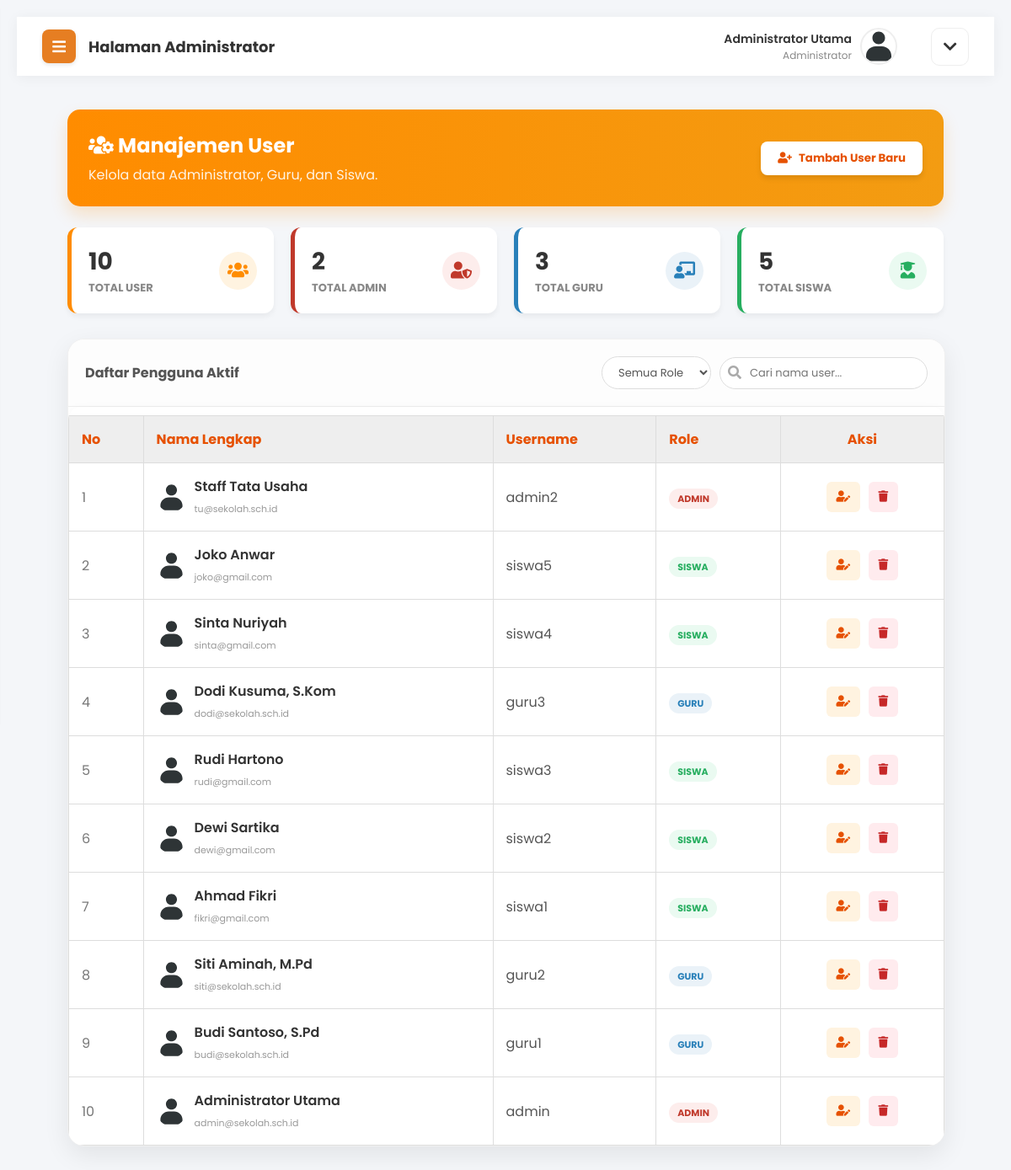
The page /admin/users.php (signed in) on the database its author committed.
### tables this page shows
CREATE TABLE `users` (
  `id_user` int(11) NOT NULL,
  `username` varchar(50) NOT NULL,
  `password` varchar(255) NOT NULL,
  `nama_lengkap` varchar(100) NOT NULL,
  `email` varchar(100) DEFAULT NULL,
  `role` enum('admin','guru','siswa') NOT NULL,
  `kelas_id` int(11) DEFAULT NULL,
  `foto_profil` varchar(255) DEFAULT 'default.jpg',
  `created_at` timestamp NOT NULL DEFAULT current_timestamp()
);

### admin/users.php (the view, shortened to what this page needs)
<?php include 'header.php'; ?>
<?php
$q_all   = mysqli_query($koneksi, "SELECT * FROM users");
$q_admin = mysqli_query($koneksi, "SELECT * FROM users WHERE role='admin'");
$q_guru  = mysqli_query($koneksi, "SELECT * FROM users WHERE role='guru'");
$q_siswa = mysqli_query($koneksi, "SELECT * FROM users WHERE role='siswa'");
$jml_all   = mysqli_num_rows($q_all);
$jml_admin = mysqli_num_rows($q_admin);
$jml_guru  = mysqli_num_rows($q_guru);
$jml_siswa = mysqli_num_rows($q_siswa);
?>
<div class="content-body" style="margin-top: -20px;">
    <div class="welcome-banner" style="background: linear-gradient(to right, #FF8C00, #F39C12); color: white; padding: 25px; border-radius: 15px; margin-bottom: 25px; box-shadow: 0 10px 20px rgba(255, 140, 0, 0.2);">
        <div style="display: flex; justify-content: space-between; align-items: center;">
            <div>
                <h2 style="margin: 0; font-size: 24px;"><i class="fas fa-users-cog"></i> Manajemen User</h2>
                <p style="margin: 5px 0 0 0; opacity: 0.9;">Kelola data Administrator, Guru, dan Siswa.</p>
            </div>
            <div>
                <button onclick="bukaModal()" class="btn-tambah" style="background: white; color: #E65100; border: none; padding: 10px 20px; border-radius: 8px; font-weight: bold; display: inline-flex; align-items: center; gap: 8px; cursor: pointer; box-shadow: 0 4px 6px rgba(0,0,0,0.1);">
                    <i class="fas fa-user-plus"></i> Tambah User Baru
                </button>
            </div>
        </div>
    </div>
    <div class="stats-grid">
        <div class="stat-card" style="border-left-color: #FF8C00;">
            <div class="stat-info"><h3><?php echo $jml_all; ?></h3><p>TOTAL USER</p></div>
            <div class="stat-icon" style="background: #FFF3E0; color: #FF8C00;"><i class="fas fa-users"></i></div>
        </div>
        <div class="stat-card" style="border-left-color: #c0392b;">
            <div class="stat-info"><h3><?php echo $jml_admin; ?></h3><p>TOTAL ADMIN</p></div>
            <div class="stat-icon" style="background: #fdedec; color: #c0392b;"><i class="fas fa-user-shield"></i></div>
        </div>
        <div class="stat-card" style="border-left-color: #2980b9;">
            <div class="stat-info"><h3><?php echo $jml_guru; ?></h3><p>TOTAL GURU</p></div>
            <div class="stat-icon" style="background: #eaf2f8; color: #2980b9;"><i class="fas fa-chalkboard-teacher"></i></div>
        </div>
        <div class="stat-card" style="border-left-color: #27ae60;">
            <div class="stat-info"><h3><?php echo $jml_siswa; ?></h3><p>TOTAL SISWA</p></div>
            <div class="stat-icon" style="background: #eafaf1; color: #27ae60;"><i class="fas fa-user-graduate"></i></div>
        </div>
    </div>
    <div class="modern-form-card" style="padding: 0; overflow: hidden; width: 100%; max-width: 100%;">
        <div style="padding: 20px; background: #fdfdfd; border-bottom: 1px solid #eee; display: flex; justify-content: space-between; align-items: center; flex-wrap: wrap; gap: 10px;">
            <h4 style="margin: 0; color: #555;">Daftar Pengguna Aktif</h4>
            <div style="display: flex; gap: 10px; align-items: center;">
                <select id="filterRole" onchange="searchTable()" style="padding: 8px 15px; border: 1px solid #ddd; border-radius: 20px; outline: none; font-size: 13px; cursor: pointer; background: white; color: #555;">
                    <option value="">Semua Role</option>
                </select>
                <div style="position: relative;">
                    <i class="fas fa-search" style="position: absolute; left: 10px; top: 10px; color: #aaa;"></i>
                    <input type="text" id="searchUser" onkeyup="searchTable()" placeholder="Cari nama user..." style="padding: 8px 10px 8px 35px; border: 1px solid #ddd; border-radius: 20px; outline: none; font-size: 13px; width: 200px;">
                </div>
            </div>
        </div>
        <div class="table-responsive">
            <table class="table table-striped" id="userTable" style="width: 100%; border-collapse: collapse;">
                <thead style="background: #FFF3E0; color: #E65100;">
                    <tr>
                        <th style="padding: 15px; text-align: left;">No</th>
                        <th style="padding: 15px; text-align: left;">Nama Lengkap</th>
                        <th style="padding: 15px; text-align: left;">Username</th>
                        <th style="padding: 15px; text-align: left;">Role</th>
                        <th style="padding: 15px; text-align: center;">Aksi</th>
                    </tr>
                </thead>
                <tbody>
                    <?php
                    $no = 1;
                    $data = mysqli_query($koneksi, "SELECT * FROM users ORDER BY id_user DESC");
                    while($d = mysqli_fetch_array($data)){
                        $foto = ($d['foto_profil'] && $d['foto_profil'] != 'default.jpg') ? "../uploads/profil/".$d['foto_profil'] : "../assets/img/avatar-default.svg";
                    ?>
                    <tr style="border-bottom: 1px solid #f0f0f0;">
                        <td style="padding: 15px; color: #777;"><?php echo $no++; ?></td>
                        <td style="padding: 15px;">
                            <div style="display: flex; align-items: center; gap: 10px;">
                                <img src="<?php echo $foto; ?>" style="width: 35px; height: 35px; border-radius: 50%; object-fit: cover;">
                                <div>
                                    <span style="font-weight: 600; color: #333;"><?php echo $d['nama_lengkap']; ?></span>
                                    <br><small style="color: #999; font-size: 11px;"><?php echo $d['email']; ?></small>
                                </div>
                            </div>
                        </td>
                        <td style="padding: 15px; color: #555;"><?php echo $d['username']; ?></td>
                        <td style="padding: 15px;">
                            <?php
                            if($d['role'] == "admin") echo "<span style='background: #fdedec; color: #c0392b; padding: 4px 10px; border-radius: 15px; font-size: 11px; font-weight: bold;'>ADMIN</span>";
                            else if($d['role'] == "guru") echo "<span style='background: #eaf2f8; color: #2980b9; padding: 4px 10px; border-radius: 15px; font-size: 11px; font-weight: bold;'>GURU</span>";
                            else echo "<span style='background: #eafaf1; color: #27ae60; padding: 4px 10px; border-radius: 15px; font-size: 11px; font-weight: bold;'>SISWA</span>";
                            ?>
                        </td>
                        <td style="padding: 15px; text-align: center;">
                            <button onclick="bukaModalEdit(
                                '<?php echo $d['id_user']; ?>',
                                '<?php echo addslashes($d['nama_lengkap']); ?>',
                                '<?php echo $d['username']; ?>',
                                '<?php echo $d['email']; ?>',
                                '<?php echo $d['role']; ?>'
                            )" class="btn-action edit" title="Edit" style="background: #FFF3E0; color: #E65100; padding: 8px 12px; border: none; border-radius: 6px; margin-right: 5px; cursor: pointer;">
                                <i class="fas fa-user-edit"></i>
                            </button>
                            <button onclick="konfirmasiHapus('<?php echo $d['id_user']; ?>')" class="btn-action delete" title="Hapus" style="background: #ffebee; color: #c62828; padding: 8px 12px; border: none; border-radius: 6px; cursor: pointer;">
                                <i class="fas fa-trash"></i>
                            </button>
                        </td>
                    </tr>
                    <?php } ?>
                </tbody>
            </table>
        </div>
    </div>
</div>
<?php include 'footer.php'; ?>

### assets/css/style.css (style rules this page uses)
body { background-color: #f4f6f9; font-family: 'Poppins', 'Segoe UI', sans-serif; margin: 0; height: 100vh; display: flex; justify-content: center; align-items: center; overflow: hidden; }
table { width: 100%; border-collapse: collapse; margin-top: 10px; }
table, th, td { border: 1px solid #ddd; }
th, td { padding: 12px; text-align: left; }
th { background-color: #eee; }
body, html { margin: 0; padding: 0; width: 100%; height: 100%; font-family: 'Poppins', sans-serif; overflow-x: hidden; }
body { background-color: #f4f6f9; font-family: 'Segoe UI', 'Poppins', sans-serif; margin: 0; overflow-x: hidden; }
.content-body { padding: 30px; flex: 1; }
.modern-form-card { background-color: #ffffff; width: 100%; max-width: 800px; padding: 40px; border-radius: 20px; box-shadow: 0 10px 30px rgba(0,0,0,0.08); border: 1px solid #f0f0f0; }
.table-responsive { overflow-x: auto; background: #fff; border-radius: 15px; box-shadow: 0 5px 15px rgba(0,0,0,0.05); }
@media screen and (max-width: 1440px) { .table-responsive { display: block; width: 100%; overflow-x: auto; } }
body.dashboard-body { height: auto !important; display: block !important; overflow-x: hidden !important; overflow-y: auto !important; }

### admin/header.php (style rules this page uses)
body, h1, h2, h3, h4, h5, h6, p, a, span, div, table, th, td, input, select, textarea, button { font-family: 'Poppins', sans-serif; }
body { -webkit-font-smoothing: antialiased; -moz-osx-font-smoothing: grayscale; verflow-x: hidden; }

### admin/sidebar.php (style rules this page uses)
body, h1, h2, h3, h4, h5, h6, p, a, span, div, table, th, td, input, select, textarea, button { font-family: 'Poppins', sans-serif; }
body { -webkit-font-smoothing: antialiased; -moz-osx-font-smoothing: grayscale; }

### admin/users.php (style rules this page uses)
body, h1, h2, h3, h4, h5, h6, p, a, span, div, table, th, td, input, select, textarea, button { font-family: 'Poppins', sans-serif; }
body { -webkit-font-smoothing: antialiased; -moz-osx-font-smoothing: grayscale; }
.stats-grid { display: grid; grid-template-columns: repeat(4, 1fr); gap: 20px; margin-bottom: 30px; }
.stat-card { background: white; padding: 20px; border-radius: 12px; box-shadow: 0 4px 6px rgba(0,0,0,0.05); border-left: 5px solid #FF8C00; display: flex; align-items: center; justify-content: space-between; transition: 0.3s; }
.stat-info h3 { margin: 0; font-size: 28px; color: #333; }
.stat-info p { margin: 0; color: #888; font-size: 13px; font-weight: bold; }
.stat-icon { width: 45px; height: 45px; border-radius: 50%; display: flex; align-items: center; justify-content: center; font-size: 20px; }

### rows shown on the page
users: nama_lengkap "Staff Tata Usaha", email "tu@sekolah.sch.id", username "admin2", role "ADMIN"
users: nama_lengkap "Joko Anwar", email "joko@gmail.com", username "siswa5", role "SISWA"
users: nama_lengkap "Sinta Nuriyah", email "sinta@gmail.com", username "siswa4", role "SISWA"
users: nama_lengkap "Dodi Kusuma, S.Kom", email "dodi@sekolah.sch.id", username "guru3", role "GURU"
users: nama_lengkap "Rudi Hartono", email "rudi@gmail.com", username "siswa3", role "SISWA"
users: nama_lengkap "Dewi Sartika", email "dewi@gmail.com", username "siswa2", role "SISWA"
users: nama_lengkap "Ahmad Fikri", email "fikri@gmail.com", username "siswa1", role "SISWA"
users: nama_lengkap "Siti Aminah, M.Pd", email "siti@sekolah.sch.id", username "guru2", role "GURU"
users: nama_lengkap "Budi Santoso, S.Pd", email "budi@sekolah.sch.id", username "guru1", role "GURU"
users: nama_lengkap "Administrator Utama", email "admin@sekolah.sch.id", username "admin", role "ADMIN"

### other values the page prints
$_SESSION['nama_lengkap'] "Administrator Utama"
$jml_all "10"
$jml_admin "2"
$jml_guru "3"
$jml_siswa "5"
